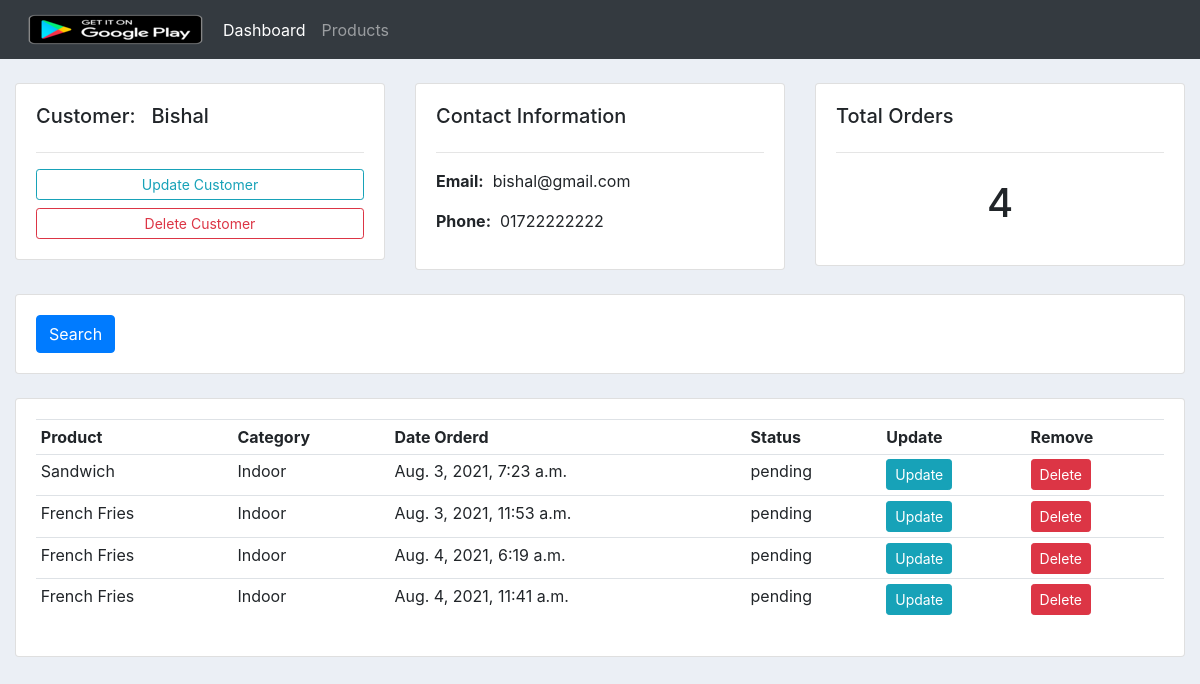
The app's page /customer/1/ with its own data.
### accounts/models.py (models this page shows, shortened)
class Customer(models.Model):
    name = models.CharField(max_length=200, null=True)
    phone = models.CharField(max_length=50, null=True)
    email = models.CharField(max_length=200, null=True)
    date_created = models.DateTimeField(auto_now_add=True, null=True)

class Orders(models.Model):
    STATUS = (
        ('pending', 'pending'),
        ('Out For Delivery', 'Out For Delivery'),
        ('Delivered', 'Delivered')
    )
    customer = models.ForeignKey(Customer, null=True, on_delete=models.SET_NULL)
    product = models.ForeignKey(Product, null=True, on_delete=models.SET_NULL)
    date_created = models.DateTimeField(auto_now_add=True, null=True)
    status = models.CharField(max_length=200, null=True, choices=STATUS)

class Product(models.Model):
    CATEGORY = (
        ('Indoor', 'Indoor'),
        ('Out Door', 'Out Door')
    )
    tag = models.ManyToManyField(Tag)
    name = models.CharField(max_length=200, null=True)
    price = models.FloatField(max_length=200, null=True)
    category = models.CharField(max_length=200, null=True, choices=CATEGORY)
    description = models.TextField(max_length=1000, null=True)
    date_created = models.DateTimeField(auto_now_add=True, null=True)
    def __str__(self):
        return self.name

### accounts/views.py (the view)
# urls.py: path('customer/<pk_test>/', views.customer, name ='customer'),
def customer(request, pk_test):
    customer = Customer.objects.get(id=pk_test)
    orders = customer.orders_set.all()
    order_count = orders.count()
    context = {'customer' : customer, 'orders' : orders, 'order_count' : order_count}
    return render(request, 'accounts/customer.html', context)

### accounts/templates/accounts/customer.html
{% extends 'accounts/main.html' %}
{% block content %}
        <br>
    <div class="row">
        <div class="col-md">
            <div class="card card-body">
                <h5>Customer: &nbsp {{ customer.name }}</h5>
                <hr>
                <a class="btn btn-outline-info  btn-sm btn-block" href="">Update Customer</a>
                <a class="btn btn-outline-danger  btn-sm btn-block" href="">Delete Customer</a>
            </div>
        </div>
        <div class="col-md">
            <div class="card card-body">
                <h5>Contact Information</h5>
                <hr>
                <p><b>Email:</b>&nbsp {{ customer.email }}</p>
                <p><b>Phone:</b>&nbsp {{ customer.phone }}</p>
            </div>
        </div>
        <div class="col-md">
            <div class="card card-body">
                <h5>Total Orders</h5>
                <hr>
                <h1 style="text-align: center;padding: 10px">{{ order_count }}</h1>
            </div>
        </div>
    </div>
    <br>
    <div class="row">
        <div class="col">
            <div class="card card-body">
                <form method="get">
                <button class="btn btn-primary" type="submit">Search</button>
              </form>
            </div>
        </div>
    </div>
    <br>
    <div class="row">
        <div class="col-md">
            <div class="card card-body">
                <table class="table table-sm">
                    <tr>
                        <th>Product</th>
                        <th>Category</th>
                        <th>Date Orderd</th>
                        <th>Status</th>
                        <th>Update</th>
                        <th>Remove</th>
                    </tr>
                    {% for order in orders %}
                        <tr>
                        <td>{{ order.product }}</td>
                        <td>{{ order.product.category }}</td>
                        <td>{{ order.date_created }}</td>
                        <td>{{ order.status }}</td>
                        <td><a href="" class="btn btn-sm btn-info">Update</a></td>
                        <td><a href="" class="btn btn-sm btn-danger">Delete</a></td>
                        </tr>
                    {% endfor %}
                </table>
            </div>
        </div>
    </div>
{% endblock %}

### static/css/main.css (style rules this page uses)
body { background-color: #ebeff5; }

### records on screen
Customer: name "Bishal", email "bishal@gmail.com", phone "01722222222"
Orders: product "Sandwich", product.category "Indoor", date_created "Aug. 3, 2021, 7:23 a.m.", status "pending"
Orders: product "French Fries", product.category "Indoor", date_created "Aug. 3, 2021, 11:53 a.m.", status "pending"
Orders: product "French Fries", product.category "Indoor", date_created "Aug. 4, 2021, 6:19 a.m.", status "pending"
Orders: product "French Fries", product.category "Indoor", date_created "Aug. 4, 2021, 11:41 a.m.", status "pending"

### other values on screen
{{ order_count }} "4"
